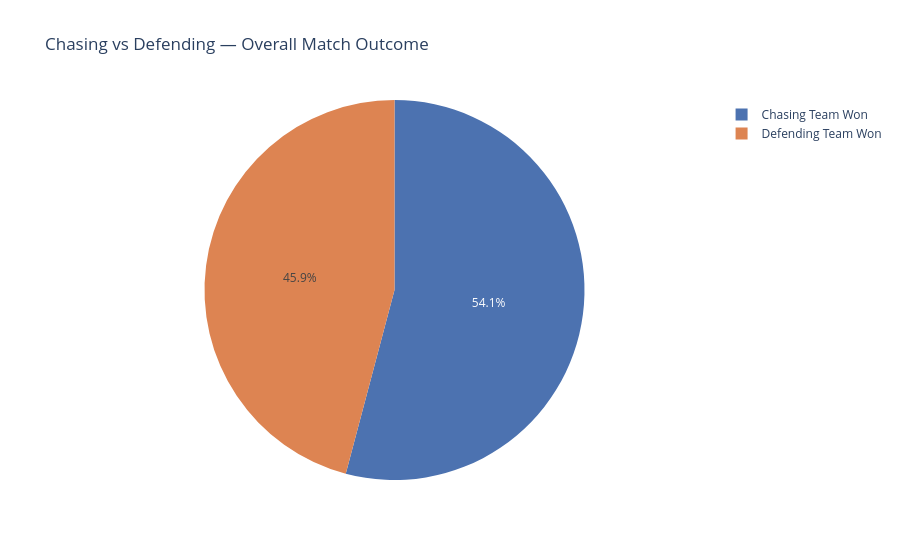

Notebook code for this chart:
### Markdown cell above
### 4.6 Chasing vs Defending — Overall Success Rate

### Code cell
matches_clean['chasing_team_won'] = np.where(
    matches_clean['toss_decision'] == 'field',
    matches_clean['toss_winner'] == matches_clean['winner'],
    matches_clean['toss_winner'] != matches_clean['winner']
)
chase_rate = matches_clean['chasing_team_won'].value_counts(normalize=True) * 100

fig = px.pie(values=chase_rate.values, names=['Chasing Team Won','Defending Team Won'],
             title='Chasing vs Defending — Overall Match Outcome', color_discrete_sequence=['#4C72B0','#DD8452'])
fig.show()
print(chase_rate)

### Figure 1 — Plotly figure (JSON) as saved in the notebook; plotly's stock layout.template omitted (floating-point values rounded to 4 significant figures)
{"data": [{"domain": {"x": [0, 1], "y": [0, 1]}, "hovertemplate": "label=%{label}<br>value=%{value}<extra></extra>", "labels": ["Chasing Team Won", "Defending Team Won"], "legendgroup": "", "name": "", "showlegend": true, "type": "pie", "values": [54.13, 45.87]}], "layout": {"legend": {"tracegroupgap": 0}, "piecolorway": ["#4C72B0", "#DD8452"], "title": {"text": "Chasing vs Defending — Overall Match Outcome"}}}
